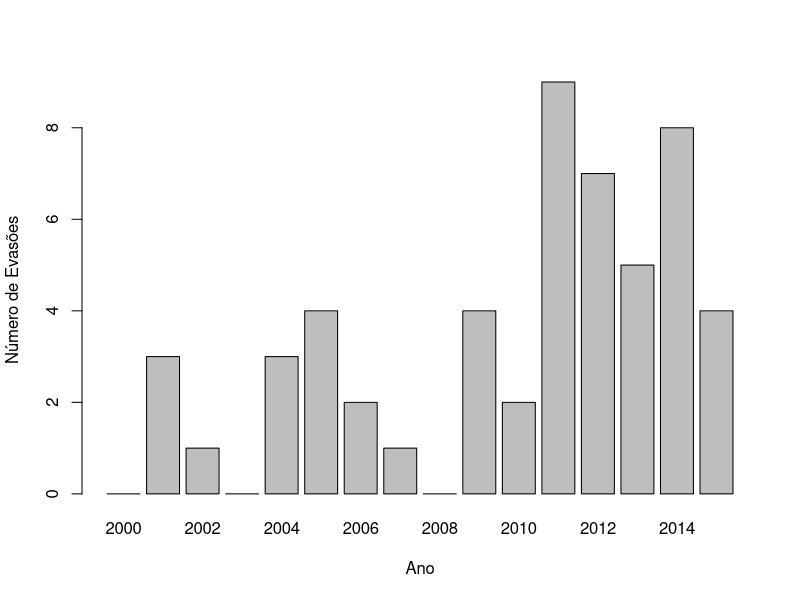

Recreate this plot in R.
## ---- chunk 1
library(dplyr)
library(ggplot2)
## ---- chunk 2
treino_classificação <- read.csv("dados/treino_classificacao.csv")
## ---- chunk 3
summary(treino_classificação)
str(treino_classificação)
## ---- chunk 4
n_evasoes <- treino_classificação %>%
  select(MAT_ALU_MATRICULA, MAT_TUR_ANO, EVADIU) %>%
  distinct() %>%
  group_by(MAT_TUR_ANO) %>%
  summarise(n_evasoes = sum(EVADIU))

barplot(n_evasoes$n_evasoes,
        names.arg = n_evasoes$MAT_TUR_ANO,
        xlab = "Ano",
        ylab = "Número de Evasões")

  
